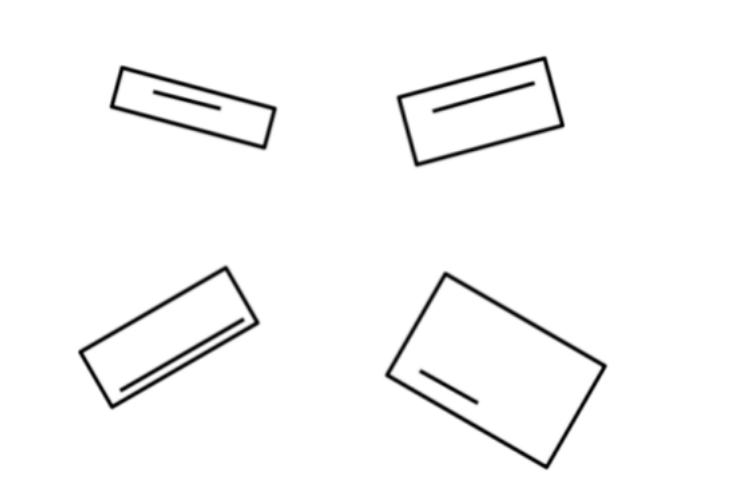
#> input picture Image/rectangles.png, 731 x 501 px
$ python rectangle_alignment.py
#> lines starting #> are read from the running program, lines starting #| are printed output that depends on the picture; after the words box and inside, x2 and y2 are one past the last pixel; in counts of white or black regions, pixels touching at a corner belong together
import math
from typing import *

import cv2
import numpy as np


def read_and_resize_image(img_path: str, scale_ratio: float = 0.2) -> List[any]:

#> called with img_path = 'Image/rectangles.png', scale_ratio = 0.25
    img = cv2.imread(
        img_path, cv2.IMREAD_UNCHANGED)  # original size (4094, 2898, 3)
#> img is the input picture: shape (501, 731, 4); mean B, G, R, A 248.6, 248.6, 248.6, 255

    # cropping the image around the rectangles
    cropped_img = img[150:2150, 250:2700, :]  # cropped size (2000, 2450, 3)
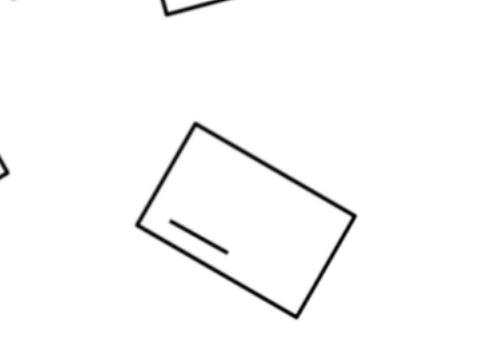
#> cropped_img: shape (351, 481, 4); mean B, G, R, A 250.4, 250.4, 250.4, 255

    width = int(cropped_img.shape[1] * scale_ratio)
#> width = 120
    height = int(cropped_img.shape[0] * scale_ratio)
#> height = 87
    dim = (width, height)
#> dim = (120, 87)

    resized = cv2.resize(cropped_img, dim, interpolation=cv2.INTER_AREA)
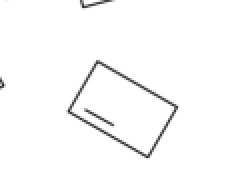
#> resized: shape (87, 120, 4) (shown 2 times larger); mean B, G, R, A 250.4, 250.4, 250.4, 255
    return resized


def get_contours(img) -> List:

    if img.shape.__len__() > 2:
        img = cv2.cvtColor(img, cv2.COLOR_BGR2GRAY)
#> img: shape (87, 120)
    binary = cv2.bitwise_not(img)
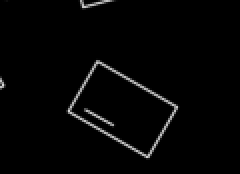
#> binary: shape (87, 120) (shown 2 times larger); min 0, max 217, mean 4.6

    (contours, _) = cv2.findContours(
        binary, cv2.RETR_EXTERNAL, cv2.CHAIN_APPROX_NONE)
#> contours = 4 contours, 2 with area under 20; largest, box (x1, y1, x2, y2) and area: (33, 29, 90, 80) 1515, (39, 0, 60, 5) 36
    return contours


def align(img):

    contours = get_contours(img)
    copy_img = img.copy()

    for i, c in enumerate(contours):
        # Calculate the area of each contour
        area = cv2.contourArea(c)
        # skip the contour if the area is less than 100 thresold
        if area < 100:
            continue

        (x, y, w, h) = cv2.boundingRect(c)

        # find the min area and angle of alignment of the image
        rect = cv2.minAreaRect(c)  # center , width , height and angle

        box = cv2.boxPoints(rect)
        box = np.intp(box)

        # Retrieve the key parameters of the rotated bounding box
        center = (int(rect[0][0]), int(rect[0][1]))
        width = int(rect[1][0])
        height = int(rect[1][1])
        angle = int(rect[2])

        # mapping angle
        if width < height:
            angle = -(90 - angle)
        else:
            angle = angle

        # as cv2.warpAffine expects shape in (length, height)
        shape = (img.shape[1], img.shape[0])

        matrix = cv2.getRotationMatrix2D(center=center, angle=angle, scale=1)
        image = cv2.warpAffine(src=img, M=matrix, dsize=shape)

        copy_img[y:y+h, x:x+w] = image[y:y+h, x:x+w]
#> this loop made 4 passes
#> (area, x, y, w, h, rect, box, center) on pass 2: (1515, 33, 29, 57, 51, ((60.88, 54.08), (32.25, 49.24), -60.26), [[74, 80], [31, 55], [47, 27], [90, 52]], (60, 54))
#> area on pass 3: 36.5
#> pass 2, in align, `image = cv2.warpAffine(src=img, M=matrix, dsize=shape)`:
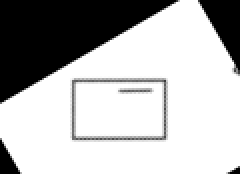
#> image: shape (87, 120, 4) (shown 2 times larger); mean B, G, R, A 181.7, 181.7, 181.7, 185.9
#> after the loop:
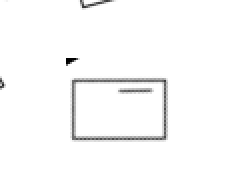
#> copy_img: shape (87, 120, 4) (shown 2 times larger); 10.38% of pixels changed, all inside (x1, y1, x2, y2) = (33, 29, 90, 80)

    cv2.imwrite(f'alignment.jpg', copy_img)


if __name__ == "__main__":
    image_path = "Image/rectangles.png"

    # read, crop and resize image
    resized = read_and_resize_image(image_path, scale_ratio=0.25)

    # align rectangles and save image
    align(resized)
